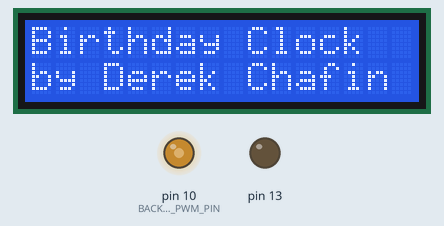
Bench run of a sketch on a simulated Teensy 3. Parts: 16×2 character LCD, output pins drawn as LEDs (lit = HIGH). The local clock reads 2024-03-15 10:24:30 at power-on unless the sketch sets it.

Above: at 0.1 s.
At 0.82 s:
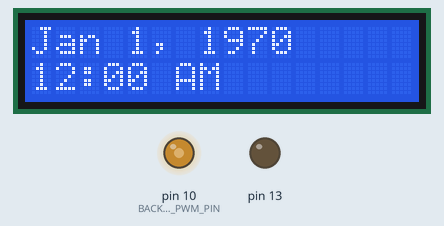
At 32.32 s:
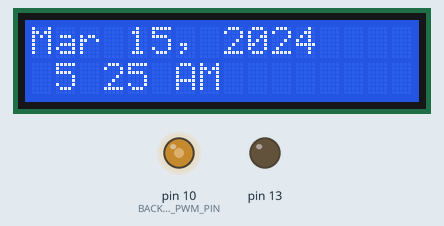
At 64.82 s:
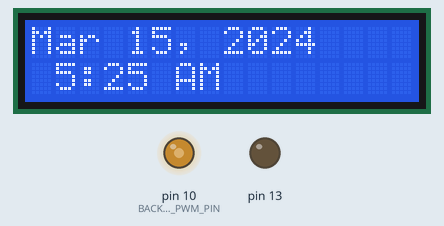
At 96.82 s:
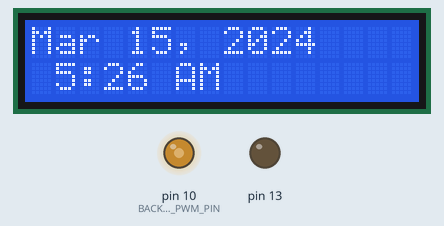
At 129.32 s:
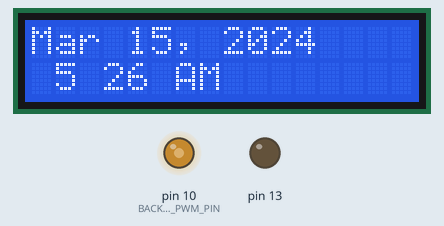

Measured:
- what the display in image 1 shows lasts 0.5 s, from 0.6 s to 1.1 s

The sketch:

TickTockTeensyClock.ino
```cpp
// (licence header left out)
// This program is free software: you can redistribute it and/or modify it
// under the terms of the GNU Affero General Public License as published by
// the Free Software Foundation, either version 3 of the License, or (at your
// option) any later version.

// This program is distributed in the hope that it will be useful, but WITHOUT
// ANY WARRANTY; without even the implied warranty of MERCHANTABILITY or
// FITNESS FOR A PARTICULAR PURPOSE.  See the GNU Affero General Public
// License for more details.

// You should have received a copy of the GNU Affero General Public License
// along with this program.  If not, see <http://www.gnu.org/licenses/>.

#include <SimpleTimer.h>
#include <LiquidCrystal.h>

#include <Time.h>

#include "runtime.h"
#include "clock.h"
#include "display.h"

int function = 0;
SimpleTimer timer;

void setup()
{
  // Pin 13 is a floater so explicitly turn it off.
  pinMode(13, OUTPUT);
  digitalWrite(13, LOW);

  // Set backlight brightness
  pinMode(BACKLIGHT_PWM_PIN, OUTPUT);

  Serial.begin(9600);

  Clock::boot();

  Display::boot();
  Display::brightness(DEFAULT_BRIGHTNESS);

  Runtime::banner();


  timer.setInterval(UPDATETIME_INTERVAL, Clock::update);

  timer.setInterval(STEP_DURATION, step);
  timer.setInterval(DISPLAY_INTERVAL, print);
}

void loop()
{
  timer.run();

  if (Serial.available()) {
      Clock::set(processSyncMessage());
  }
}

// echo -n "T$(date +"%s")"
unsigned long processSyncMessage() {
  unsigned long pctime = 0L;

  if(Serial.find(TIME_HEADER)) {
     pctime = Serial.parseInt();
     return pctime;
     if( pctime < DEFAULT_TIME) { // check the value is a valid time (greater than Jan 1 2013)
       pctime = 0L; // return 0 to indicate that the time is not valid
     }
  }
  return pctime;
}

void step()
{
  function = ++function % 1;
}

void print()
{
  switch (function)
  {
    case 0:
      // Display Current Time
      Clock::printDateTime();
      break;
    default:
      break;
  }
}
```

clock.cpp
```cpp
// (licence header left out)
// This program is free software: you can redistribute it and/or modify it
// under the terms of the GNU Affero General Public License as published by
// the Free Software Foundation, either version 3 of the License, or (at your
// option) any later version.

// This program is distributed in the hope that it will be useful, but WITHOUT
// ANY WARRANTY; without even the implied warranty of MERCHANTABILITY or
// FITNESS FOR A PARTICULAR PURPOSE.  See the GNU Affero General Public
// License for more details.

// You should have received a copy of the GNU Affero General Public License
// along with this program.  If not, see <http://www.gnu.org/licenses/>.

/*

  typedef struct  {
    uint8_t Second;
    uint8_t Minute;
    uint8_t Hour;
    uint8_t Wday;   // day of week, sunday is day 1
    uint8_t Day;
    uint8_t Month;
    uint8_t Year;   // offset from 1970;
  }   tmElements_t, TimeElements, *tmElementsPtr_t;

  The time and date functions can take an optional parameter for the time. This prevents
  errors if the time rolls over between elements. For example, if a new minute begins
  between getting the minute and second, the values will be inconsistent. Using the
  following functions eliminates this probglem
  int     hour(time_t t);    // the hour for the given time
  int     hourFormat12(time_t t); // the hour for the given time in 12 hour format
  uint8_t isAM(time_t t);    // returns true the given time is AM
  uint8_t isPM(time_t t);    // returns true the given time is PM
  int     minute(time_t t);  // the minute for the given time
  int     second(time_t t);  // the second for the given time
  int     day(time_t t);     // the day for the given time
  int     weekday(time_t t); // the weekday for the given time
  int     month(time_t t);   // the month for the given time
  int     year(time_t t);    // the year for the given time

  1.  Jan - January
  2.  Feb - February
  3.  Mar - March
  4.  Apr - April
  5.  May - May
  6.  Jun - June
  7.  Jul - July
  8.  Aug - August
  9.  Sep - September
  10. Oct - October
  11. Nov - November
  12. Dec - December

  SECS_PER_HOUR = (3600UL);
  def now():
    # get UTC time here

  # If the RTC is set to UTC
  def get_localtime():
    # time_t here is a 32bit integer
    time_t utc = now();
    localtime = utc + (TZ * SECS_PER_HOUR);
    if (IS_DST):
      localtime += SECS_PER_HOUR;

    return localtime;

  print get_localtime();
 */

#include <Arduino.h>
#include <Time.h>
#include <LiquidCrystal.h>

#include "clock.h"
#include "utils.h"

extern LiquidCrystal lcd;

struct TimeSettings {

  int TZ;
  bool IS_DST;
};

time_t currentTime;
struct TimeSettings settings;

time_t getTeensy3Time()
{
  return Teensy3Clock.get();
}

void Clock::set(time_t t) {
  if (t != 0) {
    Teensy3Clock.set(t); // set the RTC
    setTime(t);
  }
}

void Clock::boot(void) {

  settings.TZ = -6;
  settings.IS_DST = true;

  setSyncProvider(getTeensy3Time);   // the function to get the time from the RTC
  setSyncInterval(SECS_PER_MIN);
}

void Clock::update()
{
  if (timeStatus() == timeSet)
  {
    currentTime = now(); // store the current time in time variable t
  }
  else
  {
    // Saturday 1st January 2000 12:00:00 AM UTC
    currentTime = DEFAULT_TIME;
  }

  currentTime = getLocalTime(currentTime, settings.TZ, settings.IS_DST);
}

void Clock::printDate() {

  // May 22, 2015
  lcd.print(monthShortStr(month(currentTime)));
  lcd.print(' ');
  lcd.print(day(currentTime));
  lcd.print(", ");
  lcd.print(year(currentTime));
}

void Clock::printTime() {
  static boolean printColon = true;

  // 12:25 PM
  printLeadingCharacter(hourFormat12(currentTime), ' ');
  if (printColon)
    lcd.print(':');
  else
    lcd.print(' ');
  printColon = !printColon;
  printLeadingCharacter(minute(currentTime), '0');

  lcd.print(' ');
  if (isPM(currentTime))
  {
    lcd.print(F("PM"));
  }
  else
  {
    lcd.print(F("AM"));
  }
}

void Clock::printDateTime(void) {
  lcd.clear();
  lcd.setCursor(0, 0);

  printDate();
  // Start at beginning of second line
  lcd.setCursor(0, 1);

  printTime();
}
```

clock.h
```cpp
// (licence header left out)
// This program is free software: you can redistribute it and/or modify it
// under the terms of the GNU Affero General Public License as published by
// the Free Software Foundation, either version 3 of the License, or (at your
// option) any later version.

// This program is distributed in the hope that it will be useful, but WITHOUT
// ANY WARRANTY; without even the implied warranty of MERCHANTABILITY or
// FITNESS FOR A PARTICULAR PURPOSE.  See the GNU Affero General Public
// License for more details.

// You should have received a copy of the GNU Affero General Public License
// along with this program.  If not, see <http://www.gnu.org/licenses/>.
#ifndef clock_h
#define clock_h

#define DEFAULT_TIME 946684800UL

/*  code to process time sync messages from the serial port   */
#define TIME_HEADER  "T"   // Header tag for serial time sync message

class Clock
{
private:

public:
  static void set(time_t t);
  static void boot(void);
  static void printDate(void);
  static void printTime(void);
  static void printDateTime(void);
  static void update(void);
};

#endif
```

display.cpp
```cpp
// (licence header left out)
// This program is free software: you can redistribute it and/or modify it
// under the terms of the GNU Affero General Public License as published by
// the Free Software Foundation, either version 3 of the License, or (at your
// option) any later version.

// This program is distributed in the hope that it will be useful, but WITHOUT
// ANY WARRANTY; without even the implied warranty of MERCHANTABILITY or
// FITNESS FOR A PARTICULAR PURPOSE.  See the GNU Affero General Public
// License for more details.

// You should have received a copy of the GNU Affero General Public License
// along with this program.  If not, see <http://www.gnu.org/licenses/>.

#include "runtime.h"
#include "display.h"
#include <stdlib.h>
#include <Arduino.h>

extern LiquidCrystal lcd;

void Display::brightness(int brightness)
{
  analogWrite(BACKLIGHT_PWM_PIN, brightness);
}

void Display::boot(void)
{

  // create a new custom character
  unsigned char * customChar = (unsigned char *)malloc(CHAR_HEIGHT);

  if (customChar)
  {
    memcpy_P(customChar, bitmap_degree, CHAR_HEIGHT);
    lcd.createChar(0, customChar);
    free(customChar);
  }

  // set up number of columns and rows
  lcd.begin(LCD_COLS, LCD_ROWS);

}
```

display.h
```cpp
// (licence header left out)
// This program is free software: you can redistribute it and/or modify it
// under the terms of the GNU Affero General Public License as published by
// the Free Software Foundation, either version 3 of the License, or (at your
// option) any later version.

// This program is distributed in the hope that it will be useful, but WITHOUT
// ANY WARRANTY; without even the implied warranty of MERCHANTABILITY or
// FITNESS FOR A PARTICULAR PURPOSE.  See the GNU Affero General Public
// License for more details.

// You should have received a copy of the GNU Affero General Public License
// along with this program.  If not, see <http://www.gnu.org/licenses/>.

#ifndef display_h
#define display_h
#include <avr/pgmspace.h>
#include <LiquidCrystal.h>
#define CHAR_HEIGHT 8

const PROGMEM unsigned char bitmap_degree[CHAR_HEIGHT] =
{
  0b01100,
  0b10010,
  0b10010,
  0b01100,
  0b00000,
  0b00000,
  0b00000,
  0b00000
};

class Display
{
public:
  static int brightness(void);
  static void blank(void);
  static void boot(void);
  static void brightness(int brightness);
  static void update(void);
};

#endif
```

runtime.cpp
```cpp
// (licence header left out)
// This program is free software: you can redistribute it and/or modify it
// under the terms of the GNU Affero General Public License as published by
// the Free Software Foundation, either version 3 of the License, or (at your
// option) any later version.

// This program is distributed in the hope that it will be useful, but WITHOUT
// ANY WARRANTY; without even the implied warranty of MERCHANTABILITY or
// FITNESS FOR A PARTICULAR PURPOSE.  See the GNU Affero General Public
// License for more details.

// You should have received a copy of the GNU Affero General Public License
// along with this program.  If not, see <http://www.gnu.org/licenses/>.
#include "runtime.h"
#include <Arduino.h>
#include <LiquidCrystal.h>

#include "runtime.h"
#include "display.h"

#include "utils.h"

extern LiquidCrystal lcd(8, 9, 4, 5, 6, 7);

void Runtime::banner(void)
{
  lcd.clear();
  lcd.setCursor(0, 0);

  lcd.print(F("Birthday Clock"));
  lcd.setCursor(0, 1);
  lcd.print(F("by Derek Chafin"));
}

void Runtime::error(const __FlashStringHelper * string_literal)
{
  lcd.print(string_literal);
}

void Runtime::halt(void)
{
  while(1);
}
```

runtime.h
```cpp
// (licence header left out)
// This program is free software: you can redistribute it and/or modify it
// under the terms of the GNU Affero General Public License as published by
// the Free Software Foundation, either version 3 of the License, or (at your
// option) any later version.

// This program is distributed in the hope that it will be useful, but WITHOUT
// ANY WARRANTY; without even the implied warranty of MERCHANTABILITY or
// FITNESS FOR A PARTICULAR PURPOSE.  See the GNU Affero General Public
// License for more details.

// You should have received a copy of the GNU Affero General Public License
// along with this program.  If not, see <http://www.gnu.org/licenses/>.
#ifndef runtime_h
#define runtime_h
#include <WString.h>
#define LCD_ROWS 2
#define LCD_COLS 16

#define DEFAULT_BRIGHTNESS 127
#define BACKLIGHT_PWM_PIN 10

#define UPDATETIME_INTERVAL 1000
#define UPDATETEMP_INTERVAL 1000

// 1/2 of one second gives a nice blinking colon on the clock.
// 500ms; 500ms; 500ms; 500ms
// 12:00; 12 00; 12:00; 12 00
#define DISPLAY_INTERVAL 500
#define STEP_DURATION 8000

class Runtime
{
private:
public:
  static void banner(void);
  static void error(const __FlashStringHelper * string_literal);
  static void halt(void);
};

#endif
```

utils.cpp
```cpp
// (licence header left out)
// This program is free software: you can redistribute it and/or modify it
// under the terms of the GNU Affero General Public License as published by
// the Free Software Foundation, either version 3 of the License, or (at your
// option) any later version.

// This program is distributed in the hope that it will be useful, but WITHOUT
// ANY WARRANTY; without even the implied warranty of MERCHANTABILITY or
// FITNESS FOR A PARTICULAR PURPOSE.  See the GNU Affero General Public
// License for more details.

// You should have received a copy of the GNU Affero General Public License
// along with this program.  If not, see <http://www.gnu.org/licenses/>.
#include <Arduino.h>
#include <Time.h>
#include <LiquidCrystal.h>

#include "utils.h"

extern LiquidCrystal lcd;

void printLeadingCharacter(int number, char character)
{
  if (number < 10)
    lcd.print(character);
  lcd.print(number);
}

void printLeadingZero(int number)
{
  if(number < 10)
    lcd.print('0');
  lcd.print(number);
}

time_t getLocalTime(time_t utc, int TZ, boolean isDst)
{
  // time_t here is a 32bit integer
  time_t localTime = utc + (TZ * SECS_PER_HOUR);

  if (isDst)
  {
    localTime += SECS_PER_HOUR;
  }

  return localTime;
}
```

utils.h
```cpp
// (licence header left out)
// This program is free software: you can redistribute it and/or modify it
// under the terms of the GNU Affero General Public License as published by
// the Free Software Foundation, either version 3 of the License, or (at your
// option) any later version.

// This program is distributed in the hope that it will be useful, but WITHOUT
// ANY WARRANTY; without even the implied warranty of MERCHANTABILITY or
// FITNESS FOR A PARTICULAR PURPOSE.  See the GNU Affero General Public
// License for more details.

// You should have received a copy of the GNU Affero General Public License
// along with this program.  If not, see <http://www.gnu.org/licenses/>.
#ifndef utils_h
#define utils_h

#include <Time.h>

void printLeadingCharacter(int number, char character);
void printLeadingZero(int number);
time_t getLocalTime(time_t utc, int TZ, boolean isDst);

#endif
```
